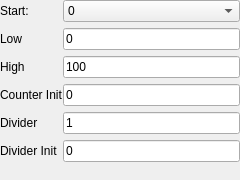
<?xml version="1.0" encoding="UTF-8"?>
<ui version="4.0">
 <class>PulsePatternUI</class>
 <widget class="QWidget" name="PulsePatternUI">
  <property name="geometry">
   <rect>
    <x>0</x>
    <y>0</y>
    <width>240</width>
    <height>180</height>
   </rect>
  </property>
  <property name="windowTitle">
   <string>Form</string>
  </property>
  <layout class="QFormLayout" name="formLayout">
   <property name="horizontalSpacing">
    <number>0</number>
   </property>
   <property name="verticalSpacing">
    <number>6</number>
   </property>
   <property name="leftMargin">
    <number>0</number>
   </property>
   <property name="topMargin">
    <number>0</number>
   </property>
   <property name="rightMargin">
    <number>0</number>
   </property>
   <property name="bottomMargin">
    <number>0</number>
   </property>
   <item row="0" column="0">
    <widget class="QLabel" name="label">
     <property name="text">
      <string>Start:</string>
     </property>
    </widget>
   </item>
   <item row="0" column="1">
    <widget class="QComboBox" name="start_CB">
     <item>
      <property name="text">
       <string>0</string>
      </property>
     </item>
     <item>
      <property name="text">
       <string>1</string>
      </property>
     </item>
    </widget>
   </item>
   <item row="1" column="0">
    <widget class="QLabel" name="label_2">
     <property name="text">
      <string>Low</string>
     </property>
    </widget>
   </item>
   <item row="2" column="0">
    <widget class="QLabel" name="label_3">
     <property name="text">
      <string>High</string>
     </property>
    </widget>
   </item>
   <item row="3" column="0">
    <widget class="QLabel" name="label_4">
     <property name="text">
      <string>Counter Init</string>
     </property>
    </widget>
   </item>
   <item row="4" column="0">
    <widget class="QLabel" name="label_5">
     <property name="text">
      <string>Divider</string>
     </property>
    </widget>
   </item>
   <item row="5" column="0">
    <widget class="QLabel" name="label_6">
     <property name="text">
      <string>Divider Init</string>
     </property>
    </widget>
   </item>
   <item row="1" column="1">
    <widget class="QLineEdit" name="low_LE">
     <property name="text">
      <string>0</string>
     </property>
    </widget>
   </item>
   <item row="2" column="1">
    <widget class="QLineEdit" name="high_LE">
     <property name="text">
      <string>100</string>
     </property>
    </widget>
   </item>
   <item row="3" column="1">
    <widget class="QLineEdit" name="counterInit_LE">
     <property name="text">
      <string>0</string>
     </property>
    </widget>
   </item>
   <item row="5" column="1">
    <widget class="QLineEdit" name="dividerInit_LE">
     <property name="text">
      <string>0</string>
     </property>
    </widget>
   </item>
   <item row="4" column="1">
    <widget class="QLineEdit" name="divider_LE">
     <property name="text">
      <string>1</string>
     </property>
    </widget>
   </item>
   <item row="6" column="1">
    <spacer name="verticalSpacer">
     <property name="orientation">
      <enum>Qt::Vertical</enum>
     </property>
     <property name="sizeHint" stdset="0">
      <size>
       <width>20</width>
       <height>40</height>
      </size>
     </property>
    </spacer>
   </item>
  </layout>
 </widget>
 <resources/>
 <connections/>
</ui>
